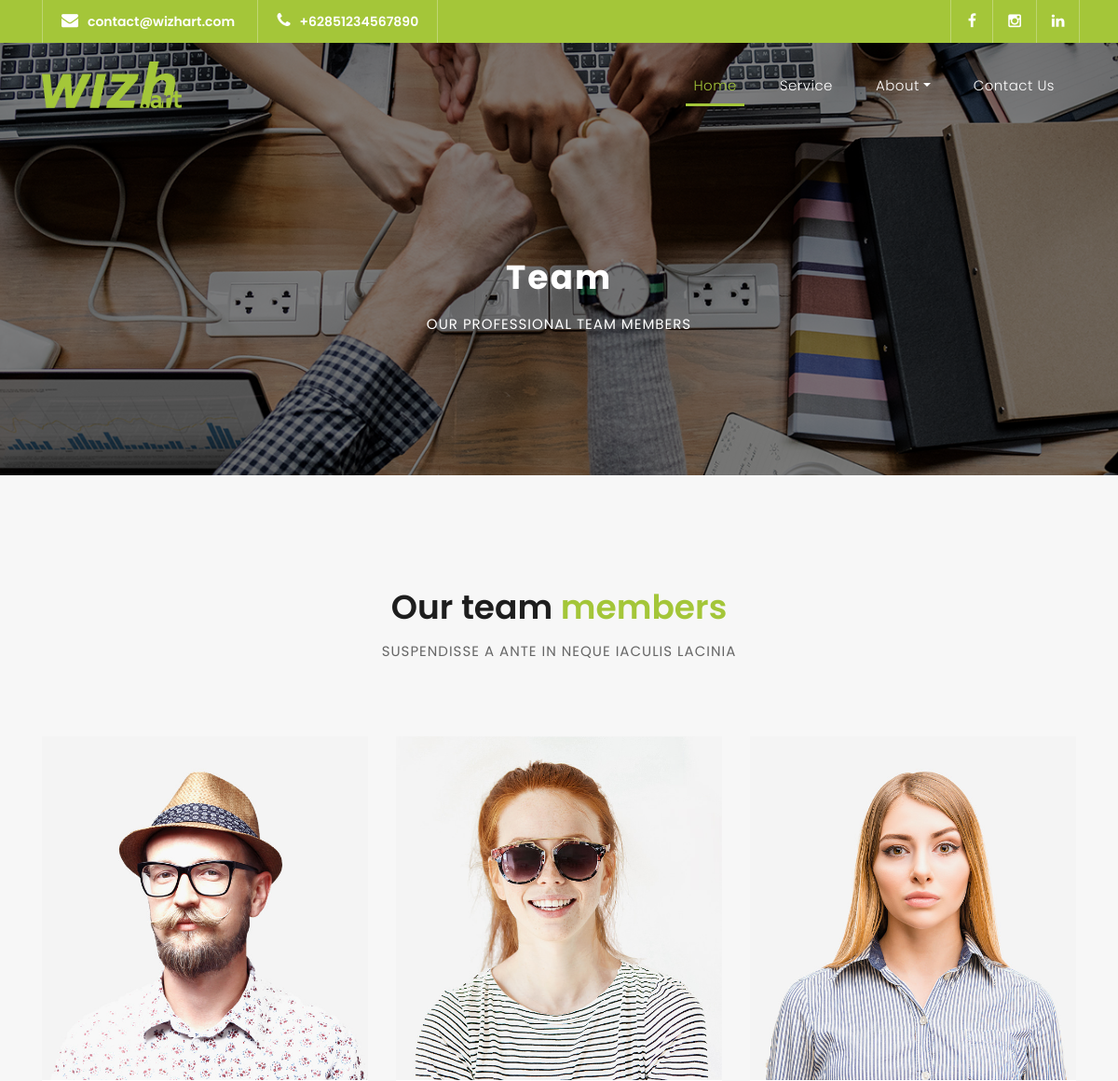
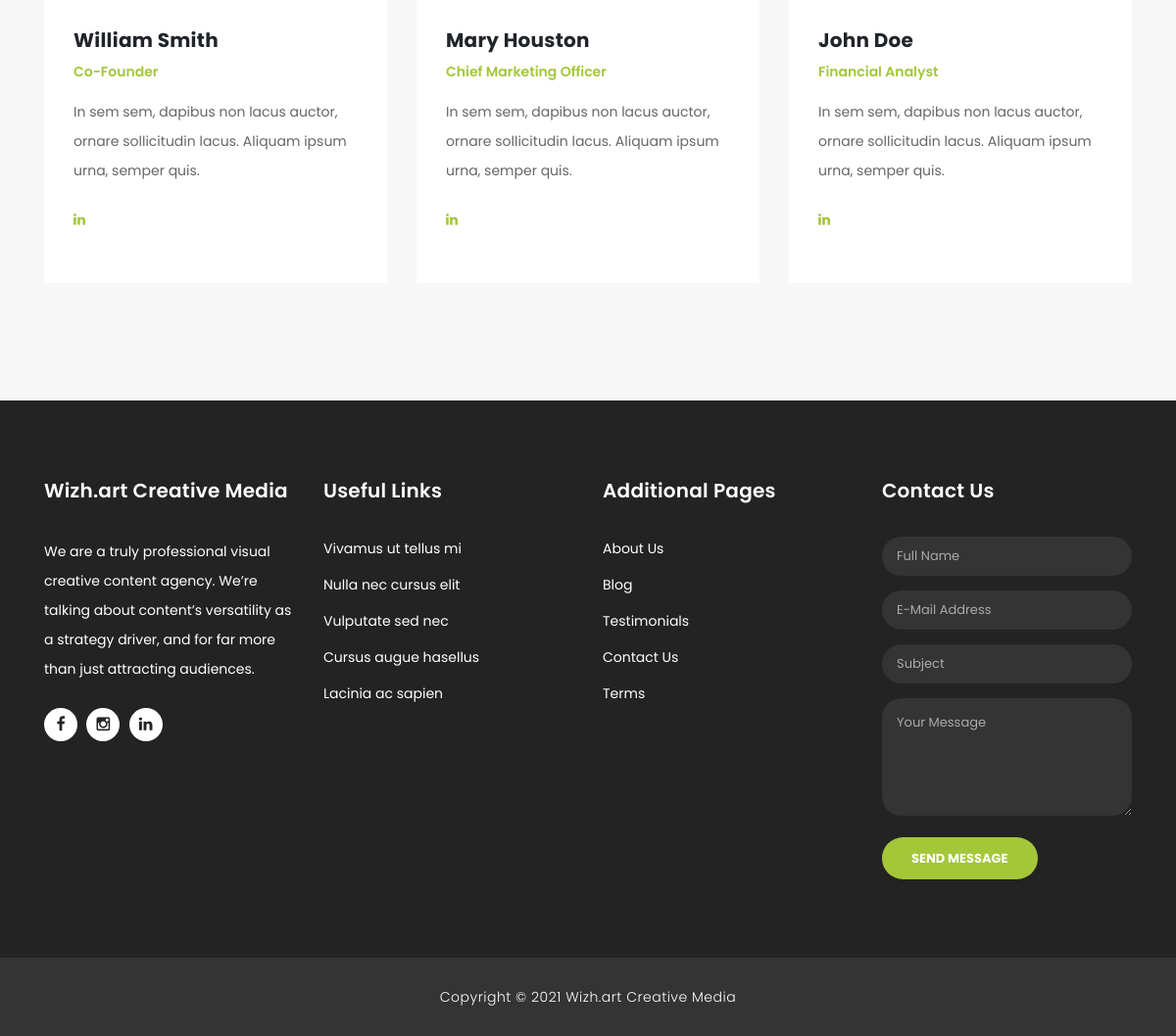
The app's page /team.php with its own data (2 pictures, top to bottom).
### tables this page shows
CREATE TABLE `settings` (
  `id` int(11) NOT NULL,
  `title` varchar(50) NOT NULL,
  `description` text NOT NULL,
  `email` varchar(50) NOT NULL,
  `email_text` varchar(100) NOT NULL,
  `phone` varchar(15) NOT NULL,
  `phone_text` varchar(100) NOT NULL,
  `location` varchar(100) NOT NULL,
  `location_text` varchar(100) NOT NULL,
  `maps` text NOT NULL,
  `facebook` varchar(50) NOT NULL,
  `instagram` varchar(50) NOT NULL,
  `linkedin` varchar(50) NOT NULL
);

CREATE TABLE `teams` (
  `id` int(11) NOT NULL,
  `name` varchar(100) NOT NULL,
  `position` varchar(100) NOT NULL,
  `description` text NOT NULL,
  `linkedin` text NOT NULL,
  `photo` text NOT NULL
);

### includes/config.php (called while the page is built, shortened)
<?php
$dbhost = "localhost";
$dbname = "wizhart";
$dbuser = "root";
$dbpass = "";

### control/includes/mysqlbase.php (called while the page is built, shortened)
<?php
    class MySQLBase {
        protected $connection;
        public function __construct($hostname, $database, $username, $password) {
            $this->connection = new mysqli($hostname, $username, $password, $database);
        }
        public function getAll($tableName) {
            $query = "SELECT * FROM " . $tableName;
            $result = $this->connection->query($query);
            return $result;
        }
        public function getBy($tableName, $keyWhere, $valueWhere) {
            $query = "SELECT * FROM " . $tableName . " WHERE " . $keyWhere . " = " . $valueWhere;
            $result = $this->connection->query($query);
            return $result;
        }
    }

### team.php (the view, shortened to what this page needs)
<!DOCTYPE html>
<html lang="en">
  <head>
    <link href="vendor/bootstrap/css/bootstrap.min.css" rel="stylesheet">
    <link rel="stylesheet" href="assets/css/fontawesome.css">
    <link rel="stylesheet" href="assets/css/style.css">
    <link rel="stylesheet" href="assets/css/owl.css">
  </head>
  <body>
    <?php
      include_once("includes/header.php");
    ?>
    <div class="page-heading header-text">
      <div class="container">
        <div class="row">
          <div class="col-md-12">
            <h1>Team</h1>
            <span>Our professional team members</span>
          </div>
        </div>
      </div>
    </div>
    <div class="team" style="margin: 0">
      <div class="container">
        <div class="row">
          <div class="col-md-12">
            <div class="section-heading">
              <h2>Our team <em>members</em></h2>
              <span>Suspendisse a ante in neque iaculis lacinia</span>
            </div>
          </div>
          <?php
            $teams = $db->getAll("teams");
            foreach ($teams as $t) {
          ?>
          <div class="col-md-4">
            <div class="team-item">
              <img src="assets/images/teams/<?= $t['photo'] ?>" alt="">
              <div class="down-content">
                <h4><?= $t['name'] ?></h4>
                <span><?= $t['position'] ?></span>
                <p><?= $t['description'] ?></p>
                <p>
                  <a href="<?= $t['linkedin'] ?>"><span><i class="fa fa-linkedin"></i></span></a>
                </p>
              </div>
            </div>
          </div>
          <?php
            }
          ?>
        </div>
      </div>
    </div>
    <?php
      include_once("includes/footer.php");
    ?>
  </body>
</html>

### includes/header.php (shortened to what this page needs)
<?php
    include_once("includes/config.php");
    include_once("control/includes/mysqlbase.php");
    $db = new MySQLBase($dbhost, $dbname, $dbuser, $dbpass);
    $result = $db->getBy("settings", 'id', 1);
    $include = $result->fetch_object();
?>
<div class="sub-header">
    <div class="container">
    <div class="row">
        <div class="col-md-8 col-xs-12">
        <ul class="left-info">
            <li><a target="_BLANK" href="mailto:<?= $include->email ?>"><i class="fa fa-envelope"></i><?= $include->email ?></a></li>
            <li><a target="_BLANK" href="https://wa.me/<?= $include->phone ?>"><i class="fa fa-phone"></i><?= $include->phone ?></a></li>
        </ul>
        </div>
        <div class="col-md-4">
        <ul class="right-icons">
            <li><a href="<?= $include->facebook ?>"><i class="fa fa-facebook"></i></a></li>
            <li><a href="<?= $include->instagram ?>"><i class="fa fa-instagram"></i></a></li>
            <li><a href="<?= $include->linkedin ?>"><i class="fa fa-linkedin"></i></a></li>
        </ul>
        </div>
    </div>
    </div>
</div>
<header class="">
    <nav class="navbar navbar-expand-lg">
    <div class="container">
        <a href="index.php">
            <img src="assets/images/wizh2.png" alt="" style="width:150px">
        </a>
        <div class="collapse navbar-collapse" id="navbarResponsive">
        <ul class="navbar-nav ml-auto">
            <li class="nav-item active">
            <a class="nav-link" href="index.php">Home
            </a>
            </li>
            <li class="nav-item">
            <a class="nav-link" href="jobs.php">Service</a>
            </li>
            <li class="nav-item dropdown">
            <a class="dropdown-toggle nav-link" data-toggle="dropdown" href="#" role="button" aria-haspopup="true" aria-expanded="false">About</a>
            </li>
            <li class="nav-item">
            <a class="nav-link" href="contact.php">Contact Us</a>
            </li>
        </ul>
        </div>
    </div>
    </nav>
</header>

### includes/footer.php
<footer>
    <div class="container">
    <div class="row">
        <div class="col-md-3 footer-item">
        <h4>Wizh.art Creative Media</h4>
        <p>We are a truly professional visual creative content agency. We’re talking about content’s versatility as a strategy driver, and for far more than just attracting audiences.</p>
        <ul class="social-icons">
            <li><a rel="nofollow" href="#" target="_blank"><i class="fa fa-facebook"></i></a></li>
            <li><a href="#"><i class="fa fa-instagram"></i></a></li>
            <li><a href="#"><i class="fa fa-linkedin"></i></a></li>
        </ul>
        </div>
        <div class="col-md-3 footer-item">
        <h4>Useful Links</h4>
        <ul class="menu-list">
            <li><a href="#">Vivamus ut tellus mi</a></li>
            <li><a href="#">Nulla nec cursus elit</a></li>
            <li><a href="#">Vulputate sed nec</a></li>
            <li><a href="#">Cursus augue hasellus</a></li>
            <li><a href="#">Lacinia ac sapien</a></li>
        </ul>
        </div>
        <div class="col-md-3 footer-item">
        <h4>Additional Pages</h4>
        <ul class="menu-list">
            <li><a href="#">About Us</a></li>
            <li><a href="#">Blog</a></li>
            <li><a href="#">Testimonials</a></li>
            <li><a href="#">Contact Us</a></li>
            <li><a href="#">Terms</a></li>
        </ul>
        </div>
        <div class="col-md-3 footer-item last-item">
        <h4>Contact Us</h4>
        <div class="contact-form">
            <form id="contact footer-contact" action="send.php?from=index.php" method="post">
            <div class="row">
                <div class="col-lg-12 col-md-12 col-sm-12">
                <fieldset>
                    <input name="name" type="text" class="form-control" id="name" placeholder="Full Name" required="">
                </fieldset>
                </div>
                <div class="col-lg-12 col-md-12 col-sm-12">
                <fieldset>
                    <input name="email" type="text" class="form-control" id="email" pattern="[^ @]*@[^ @]*" placeholder="E-Mail Address" required="">
                </fieldset>
                </div>
                <div class="col-lg-12 col-md-12 col-sm-12">
                <fieldset>
                    <input name="subject" type="text" class="form-control" id="subject" placeholder="Subject" required="">
                </fieldset>
                </div>
                <div class="col-lg-12">
                <fieldset>
                    <textarea name="message" rows="6" class="form-control" id="message" placeholder="Your Message" required=""></textarea>
                </fieldset>
                </div>
                <div class="col-lg-12">
                <fieldset>
                    <button type="submit" id="form-submit" class="filled-button">Send Message</button>
                </fieldset>
                </div>
            </div>
            </form>
        </div>
        </div>
    </div>
    </div>
</footer>
<div class="sub-footer">
    <div class="container">
    <div class="row">
        <div class="col-md-12">
        <p>
            Copyright © 2021 Wizh.art Creative Media
        </p>
        </div>
    </div>
    </div>
</div>

### records on screen
settings: email "contact@wizhart.com", phone "+62851234567890"
teams: photo (picture), name "William Smith", position "Co-Founder", description "In sem sem, dapibus non lacus auctor, ornare sollicitudin lacus. Aliquam ipsum urna, semper quis."
teams: photo (picture), name "Mary Houston", position "Chief Marketing Officer", description "In sem sem, dapibus non lacus auctor, ornare sollicitudin lacus. Aliquam ipsum urna, semper quis."
teams: photo (picture), name "John Doe", position "Financial Analyst", description "In sem sem, dapibus non lacus auctor, ornare sollicitudin lacus. Aliquam ipsum urna, semper quis."
